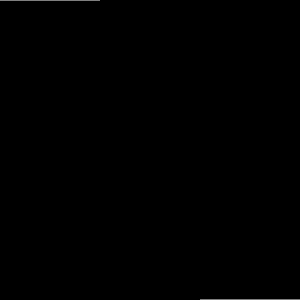
Frame 1 (no input)
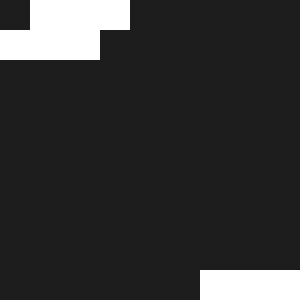
Frame 60 (the mouse pressed at the canvas centre just before this capture)
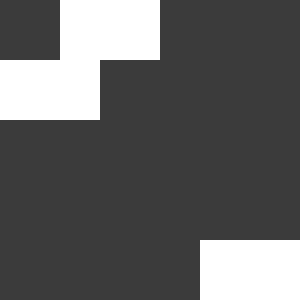
Frame 120 (the mouse held since frame 60 and released just before this capture)

The Processing sketch that drew these frames (run headless with seeded random() and noise(); from frame 60 on, the mouse is pressed at the canvas centre):

// Processing sketch: processing_163667
// ── processing_163667.pde


float y =0.0;
void setup(){
  size(300,300);
}
void draw(){
  frameRate(30);
  background(y);
  y=y+0.5;
  rect (y,0,100,y);
  noStroke();
  rect (0,y,100,y);
  noStroke();
  rect (200,300-y,100,y);
  noStroke();
  if(y>300){
    y=0;
  }
  
}
